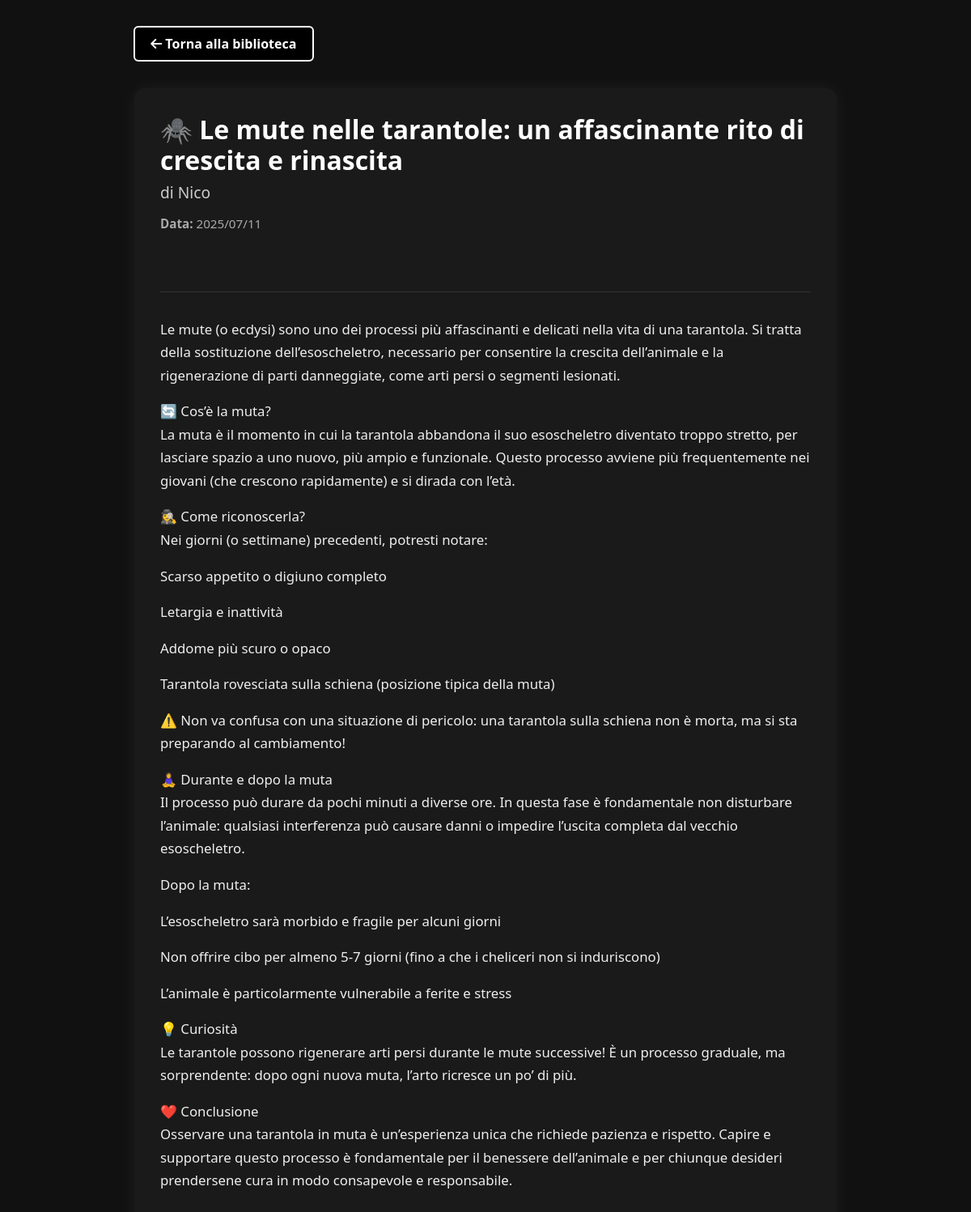
Screenshot of /articolo/11/ (signed in) with the database file from the repository.
### My_Spider/models.py (models this page shows)
class Articolo(models.Model):
    id_articolo = models.AutoField(primary_key=True)
    titolo = models.CharField(max_length=200)
    testo = models.TextField()
    data = models.DateField()
    id_utente = models.ForeignKey(utenti, on_delete=models.CASCADE, db_column='id_utente')

class utenti(models.Model):
    id = models.AutoField(primary_key=True)
    username = models.CharField(max_length=20, unique=True)
    email = models.EmailField(unique=True)
    password = models.CharField(max_length=128)
    data_creazione = models.DateTimeField(default=timezone.now)
    livello = models.IntegerField(default=1, validators=[MinValueValidator(1)])

### My_Spider/views.py (the view)
# urls.py: path('articolo/<int:pk>/', views.visualizzazione_articolo, name='visualizzazione_articolo'),
def visualizzazione_articolo(request, pk):
    logged_in = request.session.get('logged_in', False)
    if not logged_in:
        return redirect('login')
    articolo = get_object_or_404(Articolo, pk=pk)
    context = {
        'logged_in': logged_in,
        'username': request.session.get('username', 'Utente'),
        'articolo': articolo
    }
    return render(request, 'visualizzazione_articolo.html', context)

### templates/visualizzazione_articolo.html (shortened to what this page needs)
{% load static %}
<!DOCTYPE html>
<html lang="it">
<head>
    <link rel="stylesheet" href="{% static 'css/bootstrap.min.css' %}">
    <link rel="stylesheet" href="{% static 'css/fontawesome.min.css' %}">
</head>
<body>
    <div class="container">
        <a href="{% url 'biblioteca' %}" class="btn-back"><i class="fas fa-arrow-left"></i> Torna alla biblioteca</a>
        <div class="card">
            <h2>{{ articolo.titolo }}</h2>
            <h4>di {{ articolo.id_utente.username }}</h4>
            <p class="date"><strong>Data:</strong> {{ articolo.data|date:"Y/m/d" }}</p>
            <hr>
            <div class="testo">
                {{ articolo.testo|linebreaks }}
            </div>
        </div>
    </div>
</body>
</html>

### templates/visualizzazione_articolo.html (style rules this page uses)
body { background-color: #111; color: #f1f1f1; font-family: 'Segoe UI', 'Roboto', sans-serif; padding: 2rem; }
.container { max-width: 900px; margin: auto; }
.btn-back { background: #000; color: #fff; border: 2px solid #fff; border-radius: 6px; padding: 0.5rem 1.2rem; text-decoration: none; font-weight: 600; transition: all 0.2s ease; display: inline-block; margin-bottom: 2rem; }
.card { background-color: #1a1a1a; border-radius: 15px; padding: 2rem; box-shadow: 0 0 20px rgba(255, 255, 255, 0.05); }
h2 { font-size: 2rem; font-weight: 700; color: #fff; margin-bottom: 0.5rem; }
h4 { font-size: 1.2rem; color: #ccc; margin-bottom: 1rem; }
.date { font-size: 0.95rem; color: #aaa; margin-bottom: 1rem; }
.testo { font-size: 1.05rem; line-height: 1.7; color: #eee; }
hr { border-color: #333; margin: 2rem 0; }

### rows the page displays
Articolo: titolo "🕷️ Le mute nelle tarantole: un affascinante rito di crescita e rinascita", id_utente.username "Nico", data "2025/07/11", testo "Le mute (o ecdysi) sono uno dei processi più affascinanti e delicati nella vita di una tarantola. Si tratta della sostituzione dell’esoscheletro, necessario per consentire la crescita dell’animale e la rigenerazione di parti danneggiate, come arti persi o segmenti lesionati. 🔄 Cos’è la muta? La muta è il momento in cui la tarantola abbandona il suo esoscheletro diventato troppo stretto, per lasciare spazio a uno nuovo, più ampio e funzionale. Questo processo avviene più frequentemente nei giovani (che crescono rapidamente) e si dirada con l’età. 🕵️‍♀️ Come riconoscerla? Nei giorni (o settimane) precedenti, potresti notare: Scarso appetito o digiuno completo Letargia e inattività Addome più…"
